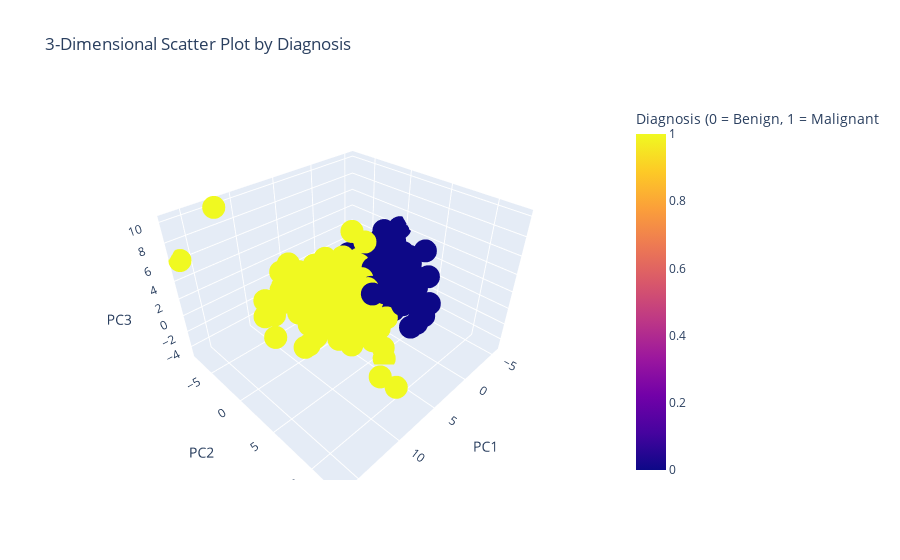

Notebook code for this chart:
### Code cell
fig3 = px.scatter_3d(pca_df, x = 'PC1', y = 'PC2', z = 'PC3', color = 'Diagnosis', 
                     title = '3-Dimensional Scatter Plot by Diagnosis',
                     labels = {'Diagnosis': 'Diagnosis (0 = Benign, 1 = Malignant'})
fig3.write_image('pca_3d.png')
fig3.show()

### Figure 1 — Plotly figure (JSON) as saved in the notebook; plotly's stock layout.template omitted (floating-point values rounded to 4 significant figures; data arrays with more than 128 entries replaced by an {"elided": "..."} marker saying what was removed)
{"data": [{"hovertemplate": "PC1=%{x}<br>PC2=%{y}<br>PC3=%{z}<br>Diagnosis (0 = Benign, 1 = Malignant=%{marker.color}<extra></extra>", "legendgroup": "", "marker": {"color": {"elided": "569 int values"}, "coloraxis": "coloraxis", "symbol": "circle"}, "mode": "markers", "name": "", "scene": "scene", "showlegend": false, "type": "scatter3d", "x": {"elided": "569 float values"}, "y": {"elided": "569 float values"}, "z": {"elided": "569 float values"}}], "layout": {"coloraxis": {"colorbar": {"title": {"text": "Diagnosis (0 = Benign, 1 = Malignant"}}, "colorscale": [[0, "#0d0887"], [0.1111, "#46039f"], [0.2222, "#7201a8"], [0.3333, "#9c179e"], [0.4444, "#bd3786"], [0.5556, "#d8576b"], [0.6667, "#ed7953"], [0.7778, "#fb9f3a"], [0.8889, "#fdca26"], [1, "#f0f921"]]}, "legend": {"tracegroupgap": 0}, "scene": {"domain": {"x": [0, 1], "y": [0, 1]}, "xaxis": {"title": {"text": "PC1"}}, "yaxis": {"title": {"text": "PC2"}}, "zaxis": {"title": {"text": "PC3"}}}, "title": {"text": "3-Dimensional Scatter Plot by Diagnosis"}}}
